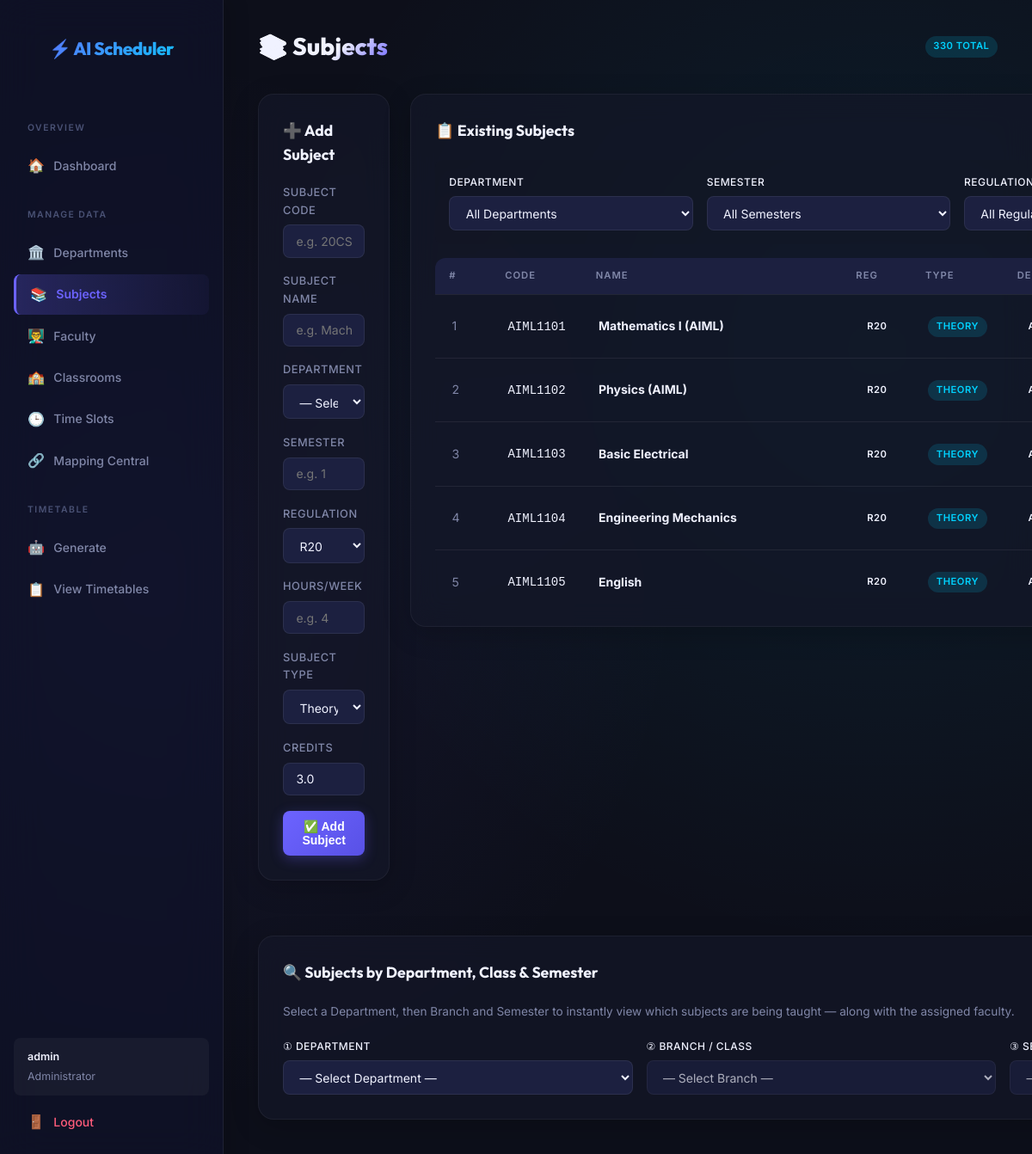
Screenshot of /subjects (signed in) with the database file from the repository.
### models.py (models this page shows, shortened)
class Admin(UserMixin, db.Model):
    id = db.Column(db.Integer, primary_key=True)
    username = db.Column(db.String(50), unique=True, nullable=False)
    password_hash = db.Column(db.String(256), nullable=False)

class Subject(db.Model):
    id = db.Column(db.Integer, primary_key=True)
    code = db.Column(db.String(20), nullable=True)
    name = db.Column(db.String(100), nullable=False)
    department_id = db.Column(db.Integer, db.ForeignKey('department.id'), nullable=False)
    semester = db.Column(db.Integer, nullable=True)
    hours_per_week = db.Column(db.Integer, nullable=False)
    subject_type = db.Column(db.String(20), nullable=False, server_default='Theory')
    credits = db.Column(db.Float, nullable=False, server_default='3.0')
    regulation = db.Column(db.String(50), nullable=False, server_default='R20')

### app.py (the view, shortened to what this page needs)
@app.route('/subjects', methods=['GET', 'POST'])
@login_required
def subjects():
    dept_filter = request.args.get('filter_dept')
    sem_filter = request.args.get('filter_sem')
    reg_filter = request.args.get('filter_reg')
    query = Subject.query
    if dept_filter:
        query = query.filter_by(department_id=dept_filter)
    if sem_filter:
        query = query.filter_by(semester=sem_filter)
    if reg_filter:
        query = query.filter_by(regulation=reg_filter)
    subs = query.all()
    depts = Department.query.all()
    regulations = db.session.query(Subject.regulation).distinct().all()
    regulations = [r[0] for r in regulations if r[0]]
    if not regulations:
        regulations = ['R16', 'R19', 'R20', 'R23']
    else:
        for r in ['R16', 'R19', 'R20', 'R23']:
            if r not in regulations:
                regulations.append(r)
        regulations.sort()
    return render_template('subjects.html', subjects=subs, departments=depts, sel_dept=dept_filter, sel_sem=sem_filter, sel_reg=reg_filter, regulations=regulations)

### app.py (called while the page is built)
@login_manager.user_loader
def load_user(user_id):
    return db.session.get(Admin, int(user_id))

### templates/subjects.html (shortened to what this page needs)
{% extends 'base.html' %}
{% block content %}
<div class="header-actions">
  <h1 class="page-title">📚 Subjects</h1>
  <span class="badge badge-info">{{ subjects|length }} total</span>
</div>
<div style="display:grid;grid-template-columns:1fr 2fr;gap:1.5rem;align-items:start;">
  <div class="card">
    <div class="card-title">➕ Add Subject</div>
    <form method="POST" action="{{ url_for('subjects') }}">
      <div class="form-group">
        <label class="form-label">Subject Code</label>
        <input type="text" name="code" class="form-control" placeholder="e.g. 20CS5101">
      </div>
      <div class="form-group">
        <label class="form-label">Subject Name</label>
        <input type="text" name="name" class="form-control" placeholder="e.g. Machine Learning" required>
      </div>
      <div class="form-group">
        <label class="form-label">Department</label>
        <select name="department_id" class="form-control" required>
          <option value="">— Select Department —</option>
        </select>
      </div>
      <div class="form-group">
        <label class="form-label">Semester</label>
        <input type="number" name="semester" class="form-control" min="1" max="8" placeholder="e.g. 1" required>
      </div>
      <div class="form-group">
        <label class="form-label">Regulation</label>
        <select name="regulation" class="form-control" required>
          {% for r in regulations %}
          <option value="{{ r }}" {% if r == 'R20' %}selected{% endif %}>{{ r }}</option>
          {% endfor %}
        </select>
      </div>
      <div class="form-group">
        <label class="form-label">Hours/Week</label>
        <input type="number" name="hours_per_week" class="form-control" min="1" max="10" placeholder="e.g. 4" required>
      </div>
      <div class="form-group">
        <label class="form-label">Subject Type</label>
        <select name="subject_type" id="subject_type_select" class="form-control" required>
          <option value="Theory">Theory</option>
        </select>
      </div>
      <div class="form-group">
        <label class="form-label">Credits</label>
        <input type="number" step="0.5" name="credits" id="credits_input" class="form-control" placeholder="e.g. 3.0" value="3.0" required>
      </div>
      <button type="submit" class="btn" style="width:100%;justify-content:center;">✅ Add Subject</button>
    </form>
  </div>
  <div class="card">
    <div class="card-title">📋 Existing Subjects</div>
    <form method="GET" action="{{ url_for('subjects') }}" style="display: flex; gap: 1rem; margin-bottom: 1rem; align-items: flex-end; padding: 1rem; background: var(--bg-hover, rgba(0,0,0,0.02)); border-radius: 8px;">
      <div class="form-group" style="margin-bottom: 0; flex: 1;">
        <label class="form-label" style="font-size: 0.75rem; color: var(--accent-color);">Department</label>
        <select name="filter_dept" class="form-control">
          <option value="">All Departments</option>
        </select>
      </div>
      <div class="form-group" style="margin-bottom: 0; flex: 1;">
        <label class="form-label" style="font-size: 0.75rem; color: var(--accent-color);">Semester</label>
        <select name="filter_sem" class="form-control">
          <option value="">All Semesters</option>
        </select>
      </div>
      <div class="form-group" style="margin-bottom: 0; flex: 1;">
        <label class="form-label" style="font-size: 0.75rem; color: var(--accent-color);">Regulation</label>
        <select name="filter_reg" class="form-control">
          <option value="">All Regulations</option>
        </select>
      </div>
    </form>
    <div class="table-wrapper" style="max-height: 400px; overflow-y: auto;">
      <table>
        <thead>
          <tr>
            <th>#</th>
            <th>Code</th>
            <th>Name</th>
            <th>Reg</th>
            <th>Type</th>
            <th>Department</th>
          </tr>
        </thead>
        <tbody>
          {% for s in subjects %}
          <tr>
            <td style="color:var(--text-muted);">{{ loop.index }}</td>
            <td><code>{{ s.code or '---' }}</code></td>
            <td><strong>{{ s.name }}</strong></td>
            <td><span class="badge" style="background:var(--bg-hover);color:var(--text);">{{ s.regulation }}</span></td>
            <td><span class="badge badge-info">{{ s.subject_type if s.subject_type else 'Theory' }}</span></td>
            <td><span class="badge">{{ s.department.name if s.department else '—' }}</span></td>
          </tr>
          {% else %}
          <tr><td colspan="7" style="text-align:center;color:var(--text-muted);padding:2rem;">No subjects yet.</td></tr>
          {% endfor %}
        </tbody>
      </table>
    </div>
  </div>
  <div class="card" style="grid-column: 1 / -1; margin-top: 1rem;">
    <div class="card-title">🔍 Subjects by Department, Class &amp; Semester</div>
    <p style="color:var(--text-muted);font-size:.85rem;margin-bottom:1.25rem;">
    </p>
    <div style="display: flex; gap: 1rem; flex-wrap: wrap; align-items: flex-end;">
      <div class="form-group" style="flex: 1; min-width: 200px; margin-bottom: 0;">
        <label class="form-label" style="font-size: 0.75rem; color: var(--accent-color);">① Department</label>
        <select id="tracker_dept" class="form-control">
          <option value="">— Select Department —</option>
        </select>
      </div>
      <div class="form-group" style="flex: 1; min-width: 200px; margin-bottom: 0;">
        <label class="form-label" style="font-size: 0.75rem; color: var(--accent-color);">② Branch / Class</label>
        <select id="tracker_branch" class="form-control" disabled>
          <option value="">— Select Branch —</option>
        </select>
      </div>
      <div class="form-group" style="flex: 1; min-width: 180px; margin-bottom: 0;">
        <label class="form-label" style="font-size: 0.75rem; color: var(--accent-color);">③ Semester</label>
        <select id="tracker_sem" class="form-control" disabled>
          <option value="">— Select Semester —</option>
        </select>
      </div>
    </div>
  </div>
</div>
{% endblock %}

### templates/base.html (shortened to what this page needs)
<!DOCTYPE html>
<html lang="en">
<head>
  <link rel="stylesheet" href="{{ url_for('static', filename='style.css') }}">
</head>
<body>
{% if current_user.is_authenticated %}
<div class="container">
  <div class="sidebar">
    <a href="{{ url_for('dashboard') }}" class="sidebar-brand">⚡ AI Scheduler</a>
    <div class="sidebar-section">Overview</div>
    <a href="{{ url_for('dashboard') }}" class="nav-link {% if request.endpoint == 'dashboard' %}active{% endif %}">
      <span class="nav-icon">🏠</span> Dashboard
    </a>
    <div class="sidebar-section">Manage Data</div>
    <a href="{{ url_for('departments') }}" class="nav-link {% if request.endpoint == 'departments' %}active{% endif %}">
      <span class="nav-icon">🏛️</span> Departments
    </a>
    <a href="{{ url_for('subjects') }}" class="nav-link {% if request.endpoint == 'subjects' %}active{% endif %}">
      <span class="nav-icon">📚</span> Subjects
    </a>
    <a href="{{ url_for('faculty') }}" class="nav-link {% if request.endpoint == 'faculty' %}active{% endif %}">
      <span class="nav-icon">👨‍🏫</span> Faculty
    </a>
    <a href="{{ url_for('classrooms') }}" class="nav-link {% if request.endpoint == 'classrooms' %}active{% endif %}">
      <span class="nav-icon">🏫</span> Classrooms
    </a>
    <a href="{{ url_for('timeslots') }}" class="nav-link {% if request.endpoint == 'timeslots' %}active{% endif %}">
      <span class="nav-icon">🕒</span> Time Slots
    </a>
    <a href="{{ url_for('mappings') }}" class="nav-link {% if request.endpoint == 'mappings' %}active{% endif %}">
      <span class="nav-icon">🔗</span> Mapping Central
    </a>
    <div class="sidebar-section">Timetable</div>
    <a href="{{ url_for('generate') }}" class="nav-link {% if request.endpoint == 'generate' %}active{% endif %}">
      <span class="nav-icon">🤖</span> Generate
    </a>
    <a href="{{ url_for('view_timetable') }}" class="nav-link {% if request.endpoint == 'view_timetable' %}active{% endif %}">
      <span class="nav-icon">📋</span> View Timetables
    </a>
    <div style="margin-top:auto;">
      <div style="padding:.75rem 1rem;margin-bottom:.5rem;border-radius:8px;background:rgba(255,255,255,.04);font-size:.78rem;color:var(--text-muted);">
        <div style="font-weight:600;color:var(--text);margin-bottom:.2rem;">{{ current_user.username }}</div>
        <div>Administrator</div>
      </div>
      <a href="{{ url_for('logout') }}" class="nav-link logout">
        <span class="nav-icon">🚪</span> Logout
      </a>
    </div>
  </div>
  <main class="main-content">
    {% block content %}{% endblock %}
  </main>
</div>
{% endif %}
</body>
</html>

### rows the page displays
Admin: username "admin"
Subject: code "AIML1101", name "Mathematics I (AIML)", regulation "R20", subject_type "THEORY"
Subject: code "AIML1102", name "Physics (AIML)", regulation "R20", subject_type "THEORY"
Subject: code "AIML1103", name "Basic Electrical", regulation "R20", subject_type "THEORY"
Subject: code "AIML1104", name "Engineering Mechanics", regulation "R20", subject_type "THEORY"
Subject: code "AIML1105", name "English", regulation "R20", subject_type "THEORY"

### other values shown
{{ subjects|length }} "330"
form field regulation "R20"
